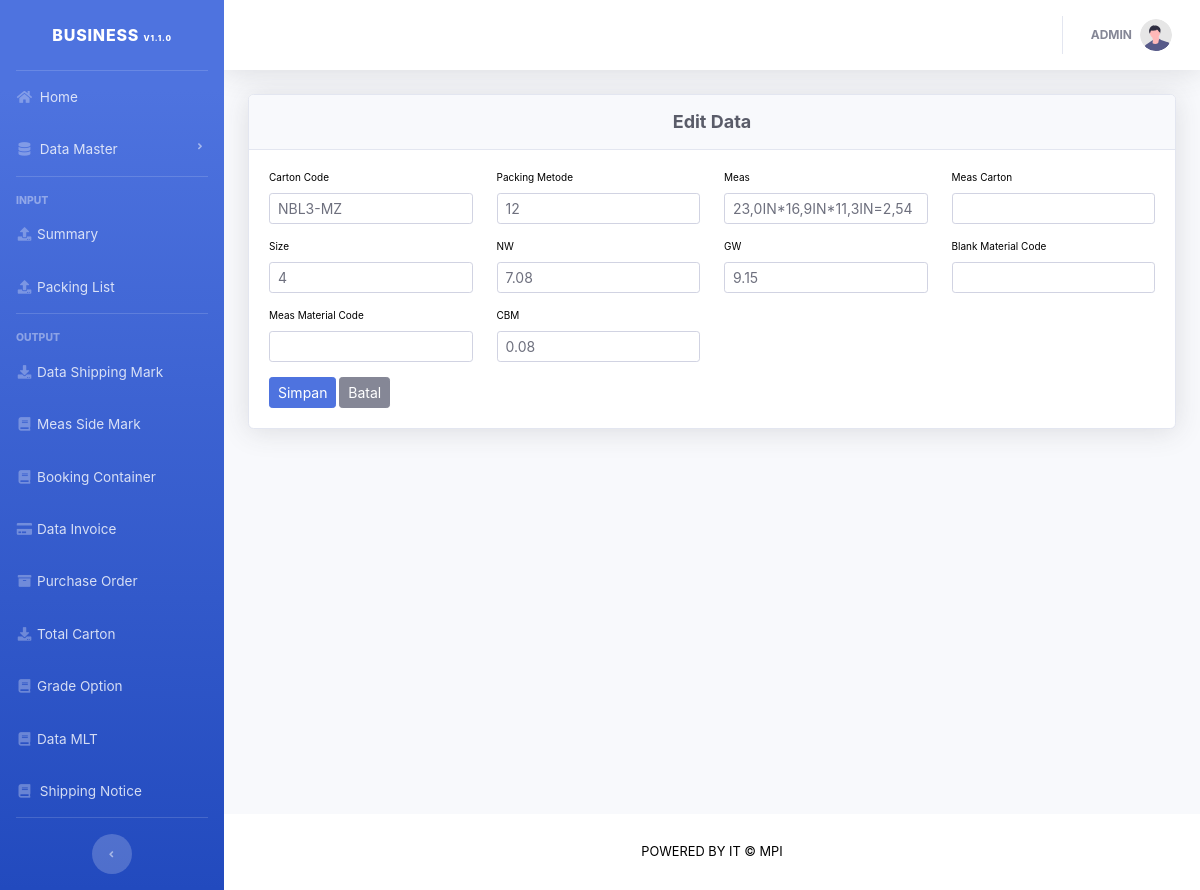
The app's page /edit_detail_master.php?id_detail=1 (signed in) with its own data.
### tables this page shows
CREATE TABLE `tb_detail_master` (
  `id_detail` int(11) NOT NULL,
  `id_master` int(11) NOT NULL,
  `carton_code` varchar(100) NOT NULL,
  `packing_metode` varchar(100) NOT NULL,
  `meas` varchar(100) NOT NULL,
  `size` varchar(11) NOT NULL,
  `nw` float(5,2) NOT NULL,
  `gw` float(5,2) NOT NULL,
  `cbm` float(5,2) NOT NULL
);

### functions/function_detail_master.php (called while the page is built, shortened)
<?php
	require_once 'koneksi.php';
	function showData($id_detail) {
		global $conn;
		$fixid 	= mysqli_real_escape_string($conn, $id_detail);
		$sql 	= "SELECT * FROM tb_detail_master WHERE id_detail='$fixid'";
		$result	= mysqli_query($conn, $sql);
		return mysqli_fetch_all($result, MYSQLI_ASSOC);
	}
?>

### edit_detail_master.php (the view, shortened to what this page needs)
<?php
    include_once 'layout/header.php';
    require 'functions/function_detail_master.php';
?>
    <div class="container-fluid">
        <div class="card shadow mb-4">
            <div class="card-header py-3">
                <h6 style="font-size : 18px;" class="m-0 font-weight-bold text-dark"><center>Edit Data</center></h6>
            </div>
                <div class="card-body">
                <form action="functions/function_detail_master.php" method="POST" enctype="multipart/form-data">
                <?php
                    $id_detail   = $_GET['id_detail'];
                    $get  = showData($id_detail);
                ?>
                <?php foreach ($get as $data) { ?>
                    <div class="row">
                        <div class="col-md-3">
                            <label for="formGroupExampleInput" class="form-label">Carton Code</label>
                            <input name="carton_code" type="text" class="form-control form-control-sm" value="<?= $data['carton_code'] ?>">
                        </div>
                        <div class="col-md-3">
                            <label for="formGroupExampleInput" class="form-label">Packing Metode</label>
                            <input name="packing_metode" type="text" class="form-control form-control-sm" value="<?= $data['packing_metode'] ?>">
                        </div>
                        <div class="col-md-3">
                            <label for="formGroupExampleInput" class="form-label">Meas</label>
                            <input name="meas" type="text" class="form-control form-control-sm" value="<?= $data['meas'] ?>">
                        </div>
                        <div class="col-md-3">
                            <label for="formGroupExampleInput" class="form-label">Meas Carton</label>
                            <input name="meas_carton" type="text" class="form-control form-control-sm" value="<?= $data['meas_carton'] ?>">
                        </div>
                    </div>
                    <br>
                    <div class="row">
                        <div class="col-md-3">
                            <label for="formGroupExampleInput" class="form-label">Size</label>
                            <input name="size" type="text" class="form-control form-control-sm" value="<?= $data['size']+0 ?>">
                        </div>
                        <div class="col-md-3">
                            <label for="formGroupExampleInput" class="form-label">NW</label>
                            <input name="nw" type="text" class="form-control form-control-sm" value="<?= $data['nw'] ?>">
                        </div>
                        <div class="col-md-3">
                            <label for="formGroupExampleInput" class="form-label">GW</label>
                            <input name="gw" type="text" class="form-control form-control-sm" value="<?= $data['gw'] ?>">
                        </div>
                        <div class="col-md-3">
                            <label for="formGroupExampleInput" class="form-label">Blank Material Code</label>
                            <input name="material_code1" type="text" class="form-control form-control-sm" value="<?= $data['material_code1'] ?>">
                        </div>
                    </div>
                    <br>
                    <div class="row">
                        <div class="col-md-3">
                            <label for="formGroupExampleInput" class="form-label">Meas Material Code</label>
                            <input name="material_code2" type="text" class="form-control form-control-sm" value="<?= $data['material_code2'] ?>">
                        </div>
                        <div class="col-md-3">
                            <label for="formGroupExampleInput" class="form-label">CBM</label>
                            <input name="cbm" type="text" class="form-control form-control-sm" value="<?= $data['cbm'] ?>">
                        </div>
                    </div>
                    <br>
                    <?php } ?>
                    <button class="btn btn-primary btn-sm">Simpan</button>
                    <a class="btn btn-secondary btn-sm" href="detail_master.php?sku=<?=$data['sku']?>">Batal</a>
                    </form>
                </div>
        </div>
    </div>
<?php
    include_once 'layout/footer.php';
?>

### records on screen
tb_detail_master: carton_code "NBL3-MZ", packing_metode "12", meas "23,0IN*16,9IN*11,3IN=2,54", size "4", nw "7.08", gw "9.15", cbm "0.08"

### other values on screen
$_SESSION['username'] "ADMIN"
